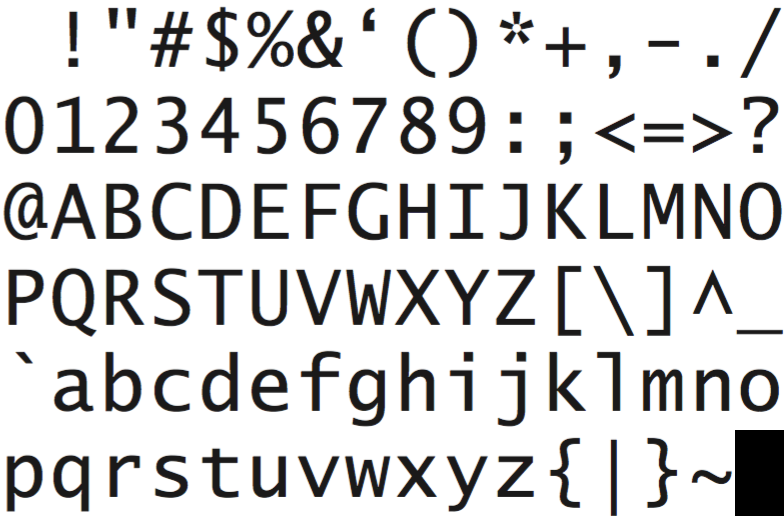
#> input picture Font/TabelaASCII.png, 784 x 516 px, found by its file name
$ python slicer.py
#> lines starting #> are read from the running program, lines starting #| are printed output that depends on the picture; after the words box and inside, x2 and y2 are one past the last pixel; in counts of white or black regions, pixels touching at a corner belong together; pictures that were not available may be replaced by others from this repository, and a replacement may not be noted
import cv2
import numpy
import math
import random

img = cv2.imread("TabelaASCII.png", cv2.IMREAD_GRAYSCALE)
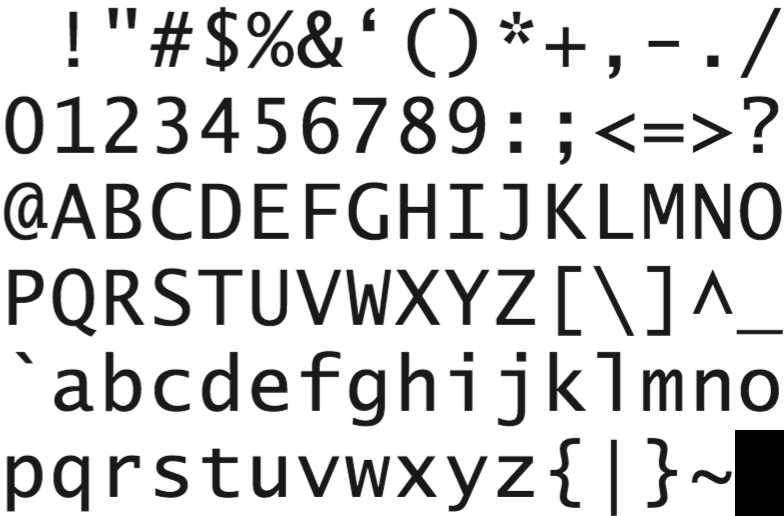
#> img: shape (516, 784); min 0, max 255, mean 214.4
if img is None:
	print("Could not load image");
	exit();

(img_hight,img_width) = img.shape;
#> img_hight = 516; img_width = 784

slice_hight=86
slice_width=49

ASCII_index = 32
for y in range(0, img_hight, slice_hight):
	for x in range(0,img_width, slice_width):
		new_img = cv2.imread("a.png", cv2.IMREAD_GRAYSCALE);
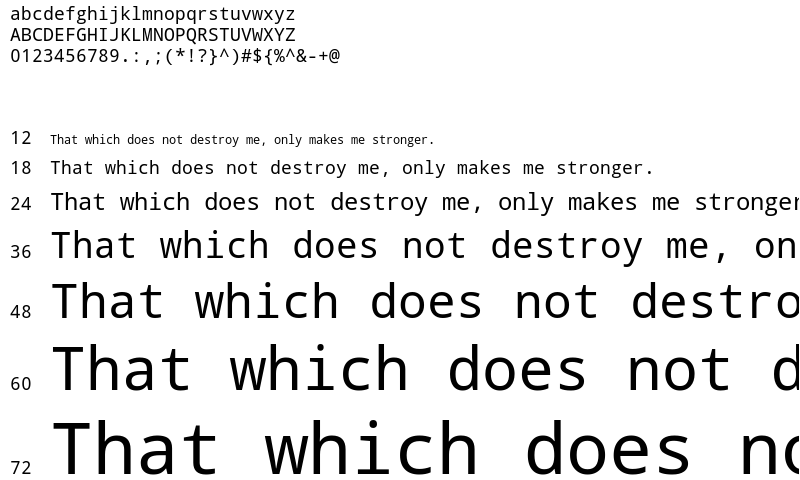
#> input picture Font/NotoMono-Regular-PNG.png, 800 x 480 px, given in place of a.png, which was not available
#> new_img is the input picture: shape (480, 800); min 0, max 255, mean 232.2
		for h in range(0,slice_hight):
			for w in range(0,slice_width):
				new_img[h][w] = img[y+h][x+w];
				if(new_img[h][w] > 200):
					print(".", end="")
				else:
					print("0", end="");
			print();
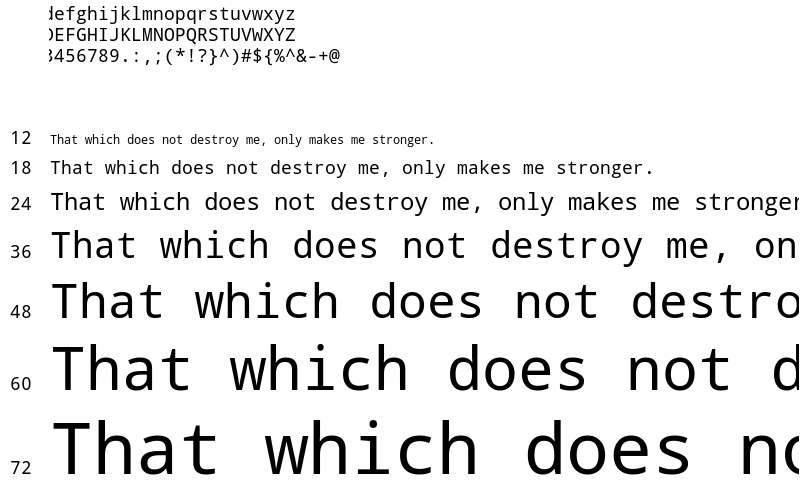
#> new_img: shape (480, 800); 0.18% of pixels changed, all inside (x1, y1, x2, y2) = (10, 6, 49, 62)

		filename = str(ASCII_index) + ".png"
		print(filename)
		cv2.imwrite(filename, new_img)
		ASCII_index+=1
